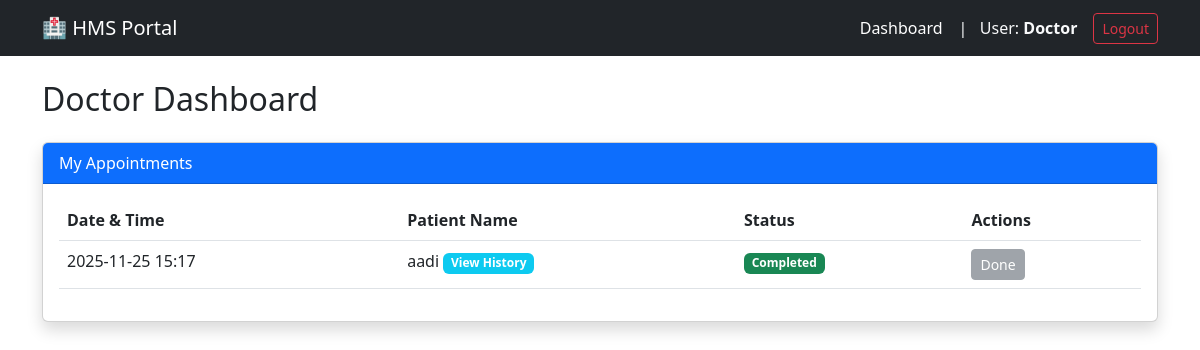
Screenshot of /doctor/dashboard (signed in) with the database file from the repository.
### hms_app/models.py (models this page shows, shortened)
class Appointment(db.Model):
    id = db.Column(db.Integer, primary_key=True)
    patient_id = db.Column(db.Integer, db.ForeignKey('patient.id'), nullable=False)
    doctor_id = db.Column(db.Integer, db.ForeignKey('doctor.id'), nullable=False)
    appointment_time = db.Column(db.DateTime, nullable=False, default=datetime.utcnow)
    status = db.Column(db.String(20), default='Booked') # Booked, Completed, Cancelled
    treatment = db.relationship('Treatment', backref='appointment', uselist=False, lazy=True)

class Patient(UserMixin, db.Model):
    id = db.Column(db.Integer, primary_key=True)
    name = db.Column(db.String(100), nullable=False)
    email = db.Column(db.String(120), unique=True, nullable=False)
    password_hash = db.Column(db.String(128))
    appointments = db.relationship('Appointment', backref='patient', lazy=True)

### hms_app/doctor/routes.py (the view)
@doctor.route('/dashboard')
@login_required
@doctor_required
def dashboard():
    appointments = Appointment.query.filter_by(doctor_id=current_user.id)\
        .order_by(Appointment.appointment_time.asc()).all()
    return render_template('doctor/dashboard.html', appointments=appointments, title="Doctor Dashboard")

### hms_app/models.py (called while the page is built)
@login_manager.user_loader
def load_user(user_id):
    role = session.get('role')
    if role == 'admin':
        return Admin.query.get(int(user_id))
    elif role == 'doctor':
        return Doctor.query.get(int(user_id))
    elif role == 'patient':
        return Patient.query.get(int(user_id))
    admin = Admin.query.get(int(user_id))
    if admin: return admin
    doctor = Doctor.query.get(int(user_id))
    if doctor: return doctor
    return Patient.query.get(int(user_id))

    @property
    def role(self): return "doctor"

### hms_app/templates/doctor/dashboard.html
{% extends "base.html" %}
{% block content %}
<h2 class="mb-4">Doctor Dashboard</h2>
<div class="card shadow">
    <div class="card-header bg-primary text-white">
        My Appointments
    </div>
    <div class="card-body">
        <table class="table table-hover">
            <thead>
                <tr>
                    <th>Date & Time</th>
                    <th>Patient Name</th>
                    <th>Status</th>
                    <th>Actions</th>
                </tr>
            </thead>
            <tbody>
                {% for app in appointments %}
                <tr>
                    <td>{{ app.appointment_time.strftime('%Y-%m-%d %H:%M') }}</td>
                    <td>
                        {{ app.patient.name }}
                        <a href="{{ url_for('doctor.patient_history', patient_id=app.patient.id) }}" class="badge bg-info text-decoration-none">View History</a>
                    </td>
                    <td>
                        <span class="badge bg-{{ 'success' if app.status == 'Completed' else 'warning' if app.status == 'Booked' else 'danger' }}">
                            {{ app.status }}
                        </span>
                    </td>
                    <td>
                        {% if app.status == 'Booked' %}
                            <a href="{{ url_for('doctor.treat_appointment', appointment_id=app.id) }}" class="btn btn-sm btn-success">Treat / Complete</a>
                            <form action="{{ url_for('doctor.cancel_appointment', appointment_id=app.id) }}" method="POST" class="d-inline" onsubmit="return confirm('Cancel this appointment?');">
                                <button type="submit" class="btn btn-sm btn-outline-danger">Cancel</button>
                            </form>
                        {% elif app.status == 'Completed' %}
                            <button class="btn btn-sm btn-secondary" disabled>Done</button>
                        {% endif %}
                    </td>
                </tr>
                {% else %}
                <tr><td colspan="4" class="text-center">No appointments assigned yet.</td></tr>
                {% endfor %}
            </tbody>
        </table>
    </div>
</div>
{% endblock %}

### rows the page displays
Appointment: appointment_time "2025-11-25 15:17", patient.name "aadi", status "Completed", shows "Done"

### other values shown
{{ current_user.role|capitalize }} "Doctor"
